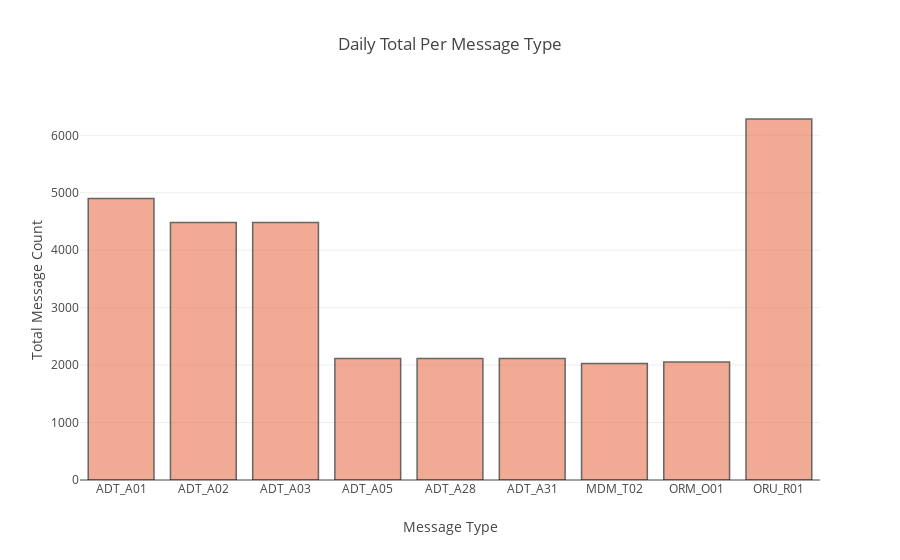

The notebook cell saved with this chart:
### Markdown cell above
Message count per msg type

### Code cell
fig = px.bar(MessageCountdf, y='TotalCount', title="Daily Total Per Message Type").update_layout(
    xaxis_title="Message Type", yaxis_title="Total Message Count"

)

fig.update_traces(marker_color='rgb(233,114,77)', marker_line_color='rgb(0,0,0)',
                  marker_line_width=1.5, opacity=0.6,)


fig.show()

### Figure 1 — Plotly figure (JSON) as saved in the notebook; plotly's stock layout.template omitted (floating-point values rounded to 4 significant figures)
{"data": [{"alignmentgroup": "True", "hovertemplate": "Message Type=%{x}<br>TotalCount=%{y}<extra></extra>", "legendgroup": "", "marker": {"color": "rgb(233,114,77)", "line": {"color": "rgb(0,0,0)", "width": 1.5}, "pattern": {"shape": ""}}, "name": "", "offsetgroup": "", "opacity": 0.6, "orientation": "v", "showlegend": false, "textposition": "auto", "type": "bar", "x": ["ADT_A01", "ADT_A02", "ADT_A03", "ADT_A05", "ADT_A28", "ADT_A31", "MDM_T02", "ORM_O01", "ORU_R01"], "xaxis": "x", "y": [4899, 4482, 4482, 2114, 2114, 2116, 2030, 2054, 6284], "yaxis": "y"}], "layout": {"barmode": "relative", "legend": {"tracegroupgap": 0}, "title": {"text": "Daily Total Per Message Type"}, "xaxis": {"anchor": "y", "domain": [0, 1], "title": {"text": "Message Type"}}, "yaxis": {"anchor": "x", "domain": [0, 1], "title": {"text": "Total Message Count"}}}}
